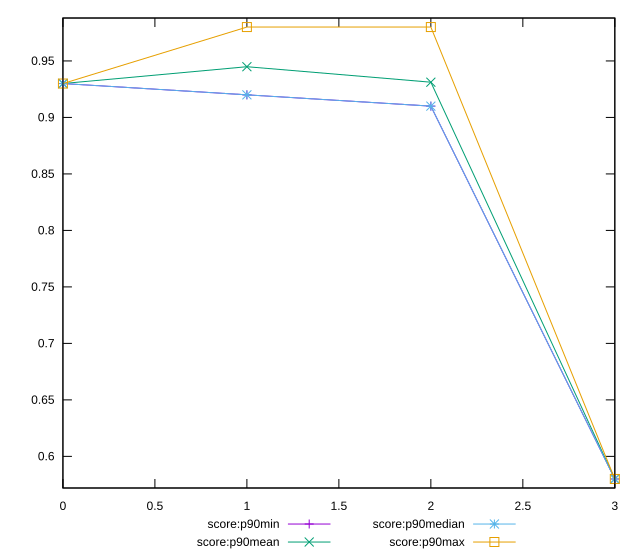

Here is the gnuplot script that generated this plot:
reset

$scoreP90Min <<EOF
0 0.93
1 0.92
2 0.91
3 0.58
EOF

$scoreP90Mean <<EOF
0 0.9300000000000017
1 0.9448936170212774
2 0.9311827956989231
3 0.5799999999999988
EOF

$scoreP90Median <<EOF
0 0.93
1 0.92
2 0.91
3 0.58
EOF

$scoreP90Max <<EOF
0 0.93
1 0.98
2 0.98
3 0.58
EOF

set key outside below
set xrange [0:3]
set yrange [0.5719999999999988:0.988]
set trange [0.5719999999999988:0.988]
set terminal svg size 640, 560 enhanced background rgb 'white'
set output "reports/report_00027_2021-02-24T12-40-31.850Z/dom-size/progression/score.svg"

plot $scoreP90Min title "score:p90min" with linespoints, \
     $scoreP90Mean title "score:p90mean" with linespoints, \
     $scoreP90Median title "score:p90median" with linespoints, \
     $scoreP90Max title "score:p90max" with linespoints

reset
